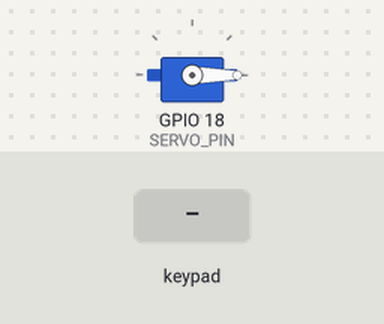
This sketch was run on a simulated ESP32. Shown: servo. Inputs (shaded band) come from the test bench. What the sketch prints to the serial monitor is not drawn.

Above: at 1.4 s.
1.5 s: keypad keys 2 7 0 4 1 4 # pressed 0.4 s apart
At 4.3 s:
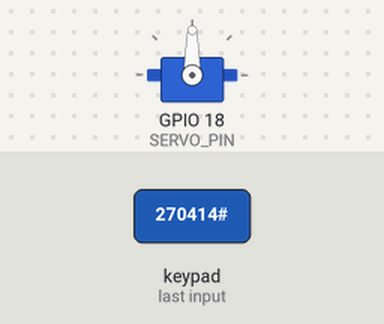
5.8 s: key '*' pressed
8.8 s: key '1' pressed
10.4 s: keypad keys 1 3 1 2 1 4 2 7 # pressed 0.4 s apart
15.5 s: key '#' pressed
Timing chart, 0 to 18.0 s (numbered marks = the images above; inputs shaded):
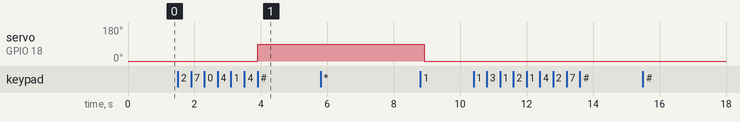

The sketch:

SafeLock.ino
```cpp
/*
  ESP32 DIY Safe - keypad + MG90S servo lock

  Libraries: Keypad (Mark Stanley, Alexander Brevig), ESP32Servo (Kevin Harrington, John K. Bennett)
  Serial Monitor: 115200 baud

  HOBBY PROJECT ONLY - this is not a theft-resistant security device.
*/

#include <Keypad.h>
#include <ESP32Servo.h>

// ===================== CONFIGURATION =====================

// Password (digits only). Fixed in source; it cannot be changed from the keypad.
const char SAFE_PASSWORD[] = "270414";
const uint8_t MAX_PASSWORD_LENGTH = 12;

// Servo
const int SERVO_PIN = 18;
const int LOCKED_ANGLE = 0;      // CALIBRATE for your printed bolt (0-180)
const int UNLOCKED_ANGLE = 90;   // CALIBRATE for your printed bolt (0-180)
const int SERVO_MIN_PULSE_US = 500;
const int SERVO_MAX_PULSE_US = 2400;
const unsigned long UNLOCK_DURATION_MS = 5000;  // time the safe stays unlocked
const unsigned long SERVO_SETTLE_MS = 800;      // time allowed for the servo to reach its angle

// true: stop sending servo pulses once it has reached its position (no buzzing/stalling
// against the bolt stop). false: keep holding the position actively.
const bool DETACH_SERVO_WHEN_IDLE = true;

// Keypad pins. GPIO 12 is a boot-strapping pin on many ESP32 boards: if the board
// fails to boot/upload with the keypad connected, move Row 2 to a free GPIO
// such as 4, 16, 17, 19 or 23 and change ROW_PINS below.
const byte ROWS = 4;
const byte COLS = 4;
byte ROW_PINS[ROWS] = {13, 12, 14, 27};   // Row 1..4
byte COL_PINS[COLS] = {26, 25, 33, 32};   // Column 1..4

char KEYS[ROWS][COLS] = {
  {'1', '2', '3', 'A'},
  {'4', '5', '6', 'B'},
  {'7', '8', '9', 'C'},
  {'*', '0', '#', 'D'}
};

// ===================== INTERNAL STATE =====================

static_assert(sizeof(SAFE_PASSWORD) - 1 > 0 && sizeof(SAFE_PASSWORD) - 1 <= MAX_PASSWORD_LENGTH,
              "SAFE_PASSWORD must be 1 to MAX_PASSWORD_LENGTH characters");

Keypad keypad = Keypad(makeKeymap(KEYS), ROW_PINS, COL_PINS, ROWS, COLS);
Servo lockServo;

char entry[MAX_PASSWORD_LENGTH + 1];
uint8_t entryLength = 0;

bool isUnlocked = false;
unsigned long unlockedAt = 0;

bool servoAttached = false;
bool servoSettling = false;
unsigned long servoMovedAt = 0;

// ===================== SERVO =====================

void moveServo(int angle) {
  angle = constrain(angle, 0, 180);
  if (!servoAttached) {
    lockServo.setPeriodHertz(50);
    lockServo.attach(SERVO_PIN, SERVO_MIN_PULSE_US, SERVO_MAX_PULSE_US);
    servoAttached = true;
  }
  lockServo.write(angle);
  servoMovedAt = millis();
  servoSettling = true;
}

void updateServo() {
  if (servoSettling && millis() - servoMovedAt >= SERVO_SETTLE_MS) {
    servoSettling = false;
    if (DETACH_SERVO_WHEN_IDLE && servoAttached) {
      lockServo.detach();
      servoAttached = false;
    }
  }
}

void lockSafe() {
  moveServo(LOCKED_ANGLE);
  isUnlocked = false;
  Serial.println("Safe locked.");
}

void unlockSafe() {
  if (!isUnlocked) {
    moveServo(UNLOCKED_ANGLE);
    isUnlocked = true;
  }
  unlockedAt = millis();  // a correct entry while unlocked restarts the timer
}

// ===================== PASSWORD HANDLING =====================

void clearEntry() {
  memset(entry, 0, sizeof(entry));
  entryLength = 0;
}

// Compares without exiting early on the first mismatch.
bool entryMatchesPassword() {
  const uint8_t passwordLength = sizeof(SAFE_PASSWORD) - 1;
  if (entryLength != passwordLength) return false;
  uint8_t diff = 0;
  for (uint8_t i = 0; i < passwordLength; i++) {
    diff |= (uint8_t)(entry[i] ^ SAFE_PASSWORD[i]);
  }
  return diff == 0;
}

void submitEntry() {
  Serial.println();
  if (entryLength == 0) {
    Serial.println("Nothing entered. Enter the password and press #.");
  } else if (entryMatchesPassword()) {
    Serial.println("Password CORRECT. Unlocking for 5 seconds.");
    unlockSafe();
  } else {
    Serial.println("Password INCORRECT. Safe stays locked.");
  }
  clearEntry();
}

void handleKey(char key) {
  if (key >= '0' && key <= '9') {
    if (entryLength < MAX_PASSWORD_LENGTH) {
      entry[entryLength++] = key;
      entry[entryLength] = '\0';
      Serial.print('*');
    } else {
      Serial.print("\n(Maximum of 12 digits reached. Press # to submit or * to clear.)\n");
    }
  } else if (key == '*') {
    clearEntry();
    Serial.println("\nEntry cleared.");
  } else if (key == '#') {
    submitEntry();
  }
  // Letters A-D are ignored.
}

// ===================== ARDUINO =====================

void setup() {
  Serial.begin(115200);
  delay(200);

  ESP32PWM::allocateTimer(0);
  clearEntry();
  moveServo(LOCKED_ANGLE);  // always boot locked

  Serial.println();
  Serial.println("=== ESP32 DIY Safe ===");
  Serial.println("Safe is LOCKED.");
  Serial.println("Enter the password on the keypad and press # to submit (* clears).");
}

void loop() {
  updateServo();

  if (isUnlocked && millis() - unlockedAt >= UNLOCK_DURATION_MS) {
    lockSafe();
  }

  char key = keypad.getKey();
  if (key) {
    handleKey(key);
  }
}
```

Measured:
- after the input at 1.5 s, servo on GPIO 18 (SERVO_PIN): 0° → 90° after 2.4 s
- after the input at 5.8 s, every drawn part: stays the same
- after the input at 10.4 s, every drawn part: stays the same
- after the input at 15.5 s, every drawn part: stays the same
